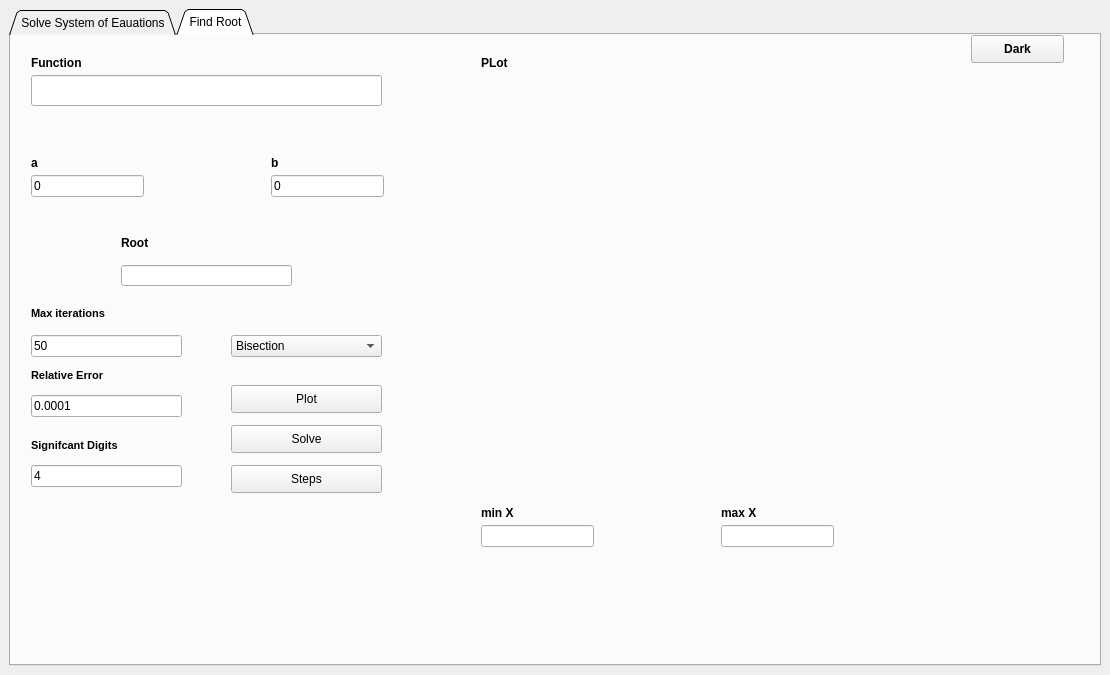
<?xml version="1.0" encoding="UTF-8"?>
<ui version="4.0">
 <class>MainWindow</class>
 <widget class="QMainWindow" name="MainWindow">
  <property name="geometry">
   <rect>
    <x>0</x>
    <y>0</y>
    <width>1110</width>
    <height>675</height>
   </rect>
  </property>
  <property name="windowTitle">
   <string>Equator</string>
  </property>
  <widget class="QWidget" name="centralwidget">
   <layout class="QGridLayout" name="gridLayout">
    <item row="0" column="0">
     <widget class="QTabWidget" name="tabWidget">
      <property name="tabShape">
       <enum>QTabWidget::Triangular</enum>
      </property>
      <property name="currentIndex">
       <number>1</number>
      </property>
      <widget class="QWidget" name="tabMatrix">
       <attribute name="title">
        <string>Solve System of Eauations</string>
       </attribute>
       <widget class="QPushButton" name="stepsButton">
        <property name="geometry">
         <rect>
          <x>440</x>
          <y>560</y>
          <width>151</width>
          <height>28</height>
         </rect>
        </property>
        <property name="text">
         <string>Steps</string>
        </property>
       </widget>
       <widget class="QLabel" name="solutionErrorLabel">
        <property name="geometry">
         <rect>
          <x>710</x>
          <y>20</y>
          <width>301</width>
          <height>16</height>
         </rect>
        </property>
        <property name="font">
         <font>
          <pointsize>11</pointsize>
          <weight>75</weight>
          <bold>true</bold>
         </font>
        </property>
        <property name="text">
         <string/>
        </property>
       </widget>
       <widget class="QLineEdit" name="precisionLine">
        <property name="geometry">
         <rect>
          <x>440</x>
          <y>480</y>
          <width>151</width>
          <height>22</height>
         </rect>
        </property>
       </widget>
       <widget class="QLabel" name="errorLabel">
        <property name="geometry">
         <rect>
          <x>20</x>
          <y>430</y>
          <width>161</width>
          <height>21</height>
         </rect>
        </property>
        <property name="font">
         <font>
          <pointsize>8</pointsize>
          <weight>75</weight>
          <bold>true</bold>
         </font>
        </property>
        <property name="text">
         <string>Absolute Relative Error</string>
        </property>
       </widget>
       <widget class="QLabel" name="vectorLabel">
        <property name="geometry">
         <rect>
          <x>470</x>
          <y>30</y>
          <width>131</width>
          <height>16</height>
         </rect>
        </property>
        <property name="font">
         <font>
          <weight>75</weight>
          <bold>true</bold>
         </font>
        </property>
        <property name="text">
         <string>vector_label</string>
        </property>
       </widget>
       <widget class="QLabel" name="initialLabel">
        <property name="geometry">
         <rect>
          <x>210</x>
          <y>340</y>
          <width>81</width>
          <height>21</height>
         </rect>
        </property>
        <property name="font">
         <font>
          <pointsize>8</pointsize>
          <weight>75</weight>
          <bold>true</bold>
         </font>
        </property>
        <property name="text">
         <string>Initial Vector</string>
        </property>
       </widget>
       <widget class="QComboBox" name="operationComboBox">
        <property name="geometry">
         <rect>
          <x>440</x>
          <y>350</y>
          <width>151</width>
          <height>22</height>
         </rect>
        </property>
        <item>
         <property name="text">
          <string>Gauss Elimination</string>
         </property>
        </item>
        <item>
         <property name="text">
          <string>Gauss-Jordan</string>
         </property>
        </item>
        <item>
         <property name="text">
          <string>Gauss-Seidel </string>
         </property>
        </item>
        <item>
         <property name="text">
          <string>Jacobi-Iteration</string>
         </property>
        </item>
        <item>
         <property name="text">
          <string>Doolittle Decomposition</string>
         </property>
        </item>
        <item>
         <property name="text">
          <string>Crout Decomposition</string>
         </property>
        </item>
        <item>
         <property name="text">
          <string>Cholesky Decomposition</string>
         </property>
        </item>
       </widget>
       <widget class="QLabel" name="solutionLabel_1">
        <property name="geometry">
         <rect>
          <x>710</x>
          <y>40</y>
          <width>121</width>
          <height>16</height>
         </rect>
        </property>
        <property name="font">
         <font>
          <weight>75</weight>
          <bold>true</bold>
         </font>
        </property>
        <property name="text">
         <string>solution1_label</string>
        </property>
       </widget>
       <widget class="QLabel" name="matrixLabel">
        <property name="geometry">
         <rect>
          <x>20</x>
          <y>30</y>
          <width>131</width>
          <height>16</height>
         </rect>
        </property>
        <property name="font">
         <font>
          <weight>75</weight>
          <bold>true</bold>
         </font>
        </property>
        <property name="text">
         <string>matrix_label</string>
        </property>
       </widget>
       <widget class="QLabel" name="solutionLabel">
        <property name="geometry">
         <rect>
          <x>700</x>
          <y>0</y>
          <width>55</width>
          <height>16</height>
         </rect>
        </property>
        <property name="font">
         <font>
          <weight>75</weight>
          <bold>true</bold>
         </font>
        </property>
        <property name="text">
         <string>Solution:</string>
        </property>
       </widget>
       <widget class="QPushButton" name="solveButton">
        <property name="geometry">
         <rect>
          <x>440</x>
          <y>520</y>
          <width>151</width>
          <height>28</height>
         </rect>
        </property>
        <property name="text">
         <string>Solve</string>
        </property>
       </widget>
       <widget class="QLineEdit" name="errorLine">
        <property name="geometry">
         <rect>
          <x>20</x>
          <y>460</y>
          <width>151</width>
          <height>22</height>
         </rect>
        </property>
       </widget>
       <widget class="QLabel" name="parametersLabel">
        <property name="geometry">
         <rect>
          <x>140</x>
          <y>300</y>
          <width>81</width>
          <height>21</height>
         </rect>
        </property>
        <property name="font">
         <font>
          <pointsize>8</pointsize>
          <weight>75</weight>
          <bold>true</bold>
         </font>
        </property>
        <property name="text">
         <string>Parameters</string>
        </property>
       </widget>
       <widget class="QLabel" name="noRowsLabel">
        <property name="geometry">
         <rect>
          <x>440</x>
          <y>390</y>
          <width>55</width>
          <height>16</height>
         </rect>
        </property>
        <property name="font">
         <font>
          <pointsize>8</pointsize>
          <weight>75</weight>
          <bold>true</bold>
         </font>
        </property>
        <property name="text">
         <string>No. rows</string>
        </property>
       </widget>
       <widget class="QTableWidget" name="initialTable">
        <property name="geometry">
         <rect>
          <x>210</x>
          <y>370</y>
          <width>151</width>
          <height>231</height>
         </rect>
        </property>
        <attribute name="horizontalHeaderVisible">
         <bool>false</bool>
        </attribute>
        <attribute name="verticalHeaderVisible">
         <bool>false</bool>
        </attribute>
        <row>
         <property name="text">
          <string>1</string>
         </property>
        </row>
        <row>
         <property name="text">
          <string>2</string>
         </property>
        </row>
        <row>
         <property name="text">
          <string>3</string>
         </property>
        </row>
        <column>
         <property name="text">
          <string>X</string>
         </property>
        </column>
        <item row="0" column="0">
         <property name="text">
          <string>1</string>
         </property>
        </item>
        <item row="1" column="0">
         <property name="text">
          <string>1</string>
         </property>
        </item>
        <item row="2" column="0">
         <property name="text">
          <string>1</string>
         </property>
        </item>
       </widget>
       <widget class="QLabel" name="precisionLabel">
        <property name="geometry">
         <rect>
          <x>440</x>
          <y>450</y>
          <width>61</width>
          <height>16</height>
         </rect>
        </property>
        <property name="font">
         <font>
          <pointsize>8</pointsize>
          <weight>75</weight>
          <bold>true</bold>
         </font>
        </property>
        <property name="text">
         <string>Precision</string>
        </property>
       </widget>
       <widget class="QTableWidget" name="solutionMatrix_1">
        <property name="geometry">
         <rect>
          <x>710</x>
          <y>70</y>
          <width>341</width>
          <height>231</height>
         </rect>
        </property>
        <property name="showGrid">
         <bool>true</bool>
        </property>
        <attribute name="horizontalHeaderVisible">
         <bool>false</bool>
        </attribute>
        <attribute name="verticalHeaderVisible">
         <bool>false</bool>
        </attribute>
        <row>
         <property name="text">
          <string>1</string>
         </property>
        </row>
        <row>
         <property name="text">
          <string>2</string>
         </property>
        </row>
        <row>
         <property name="text">
          <string>3</string>
         </property>
        </row>
        <column>
         <property name="text">
          <string/>
         </property>
        </column>
        <item row="0" column="0">
         <property name="text">
          <string/>
         </property>
        </item>
        <item row="1" column="0">
         <property name="text">
          <string/>
         </property>
        </item>
        <item row="2" column="0">
         <property name="text">
          <string/>
         </property>
        </item>
       </widget>
       <widget class="QLineEdit" name="iterationLine">
        <property name="geometry">
         <rect>
          <x>20</x>
          <y>400</y>
          <width>151</width>
          <height>22</height>
         </rect>
        </property>
       </widget>
       <widget class="QTableWidget" name="solutionMatrix_2">
        <property name="geometry">
         <rect>
          <x>710</x>
          <y>350</y>
          <width>341</width>
          <height>231</height>
         </rect>
        </property>
        <property name="showGrid">
         <bool>true</bool>
        </property>
        <attribute name="horizontalHeaderVisible">
         <bool>false</bool>
        </attribute>
        <attribute name="verticalHeaderVisible">
         <bool>false</bool>
        </attribute>
        <row>
         <property name="text">
          <string>1</string>
         </property>
        </row>
        <row>
         <property name="text">
          <string>2</string>
         </property>
        </row>
        <row>
         <property name="text">
          <string>3</string>
         </property>
        </row>
        <column>
         <property name="text">
          <string/>
         </property>
        </column>
        <item row="0" column="0">
         <property name="text">
          <string/>
         </property>
        </item>
        <item row="1" column="0">
         <property name="text">
          <string/>
         </property>
        </item>
        <item row="2" column="0">
         <property name="text">
          <string/>
         </property>
        </item>
       </widget>
       <widget class="QTableWidget" name="vectorTable">
        <property name="geometry">
         <rect>
          <x>470</x>
          <y>50</y>
          <width>151</width>
          <height>231</height>
         </rect>
        </property>
        <attribute name="horizontalHeaderVisible">
         <bool>false</bool>
        </attribute>
        <attribute name="verticalHeaderVisible">
         <bool>false</bool>
        </attribute>
        <row>
         <property name="text">
          <string>1</string>
         </property>
        </row>
        <row>
         <property name="text">
          <string>2</string>
         </property>
        </row>
        <row>
         <property name="text">
          <string>3</string>
         </property>
        </row>
        <column>
         <property name="text">
          <string>X</string>
         </property>
        </column>
        <item row="0" column="0">
         <property name="text">
          <string>0</string>
         </property>
        </item>
        <item row="1" column="0">
         <property name="text">
          <string>0</string>
         </property>
        </item>
        <item row="2" column="0">
         <property name="text">
          <string>0</string>
         </property>
        </item>
       </widget>
       <widget class="QLabel" name="solutionLabel_2">
        <property name="geometry">
         <rect>
          <x>710</x>
          <y>320</y>
          <width>121</width>
          <height>16</height>
         </rect>
        </property>
        <property name="font">
         <font>
          <weight>75</weight>
          <bold>true</bold>
         </font>
        </property>
        <property name="text">
         <string>solution1_label</string>
        </property>
       </widget>
       <widget class="QPushButton" name="themeButton">
        <property name="geometry">
         <rect>
          <x>960</x>
          <y>0</y>
          <width>93</width>
          <height>28</height>
         </rect>
        </property>
        <property name="font">
         <font>
          <weight>75</weight>
          <bold>true</bold>
         </font>
        </property>
        <property name="text">
         <string>Dark</string>
        </property>
       </widget>
       <widget class="QTableWidget" name="matrixTable">
        <property name="geometry">
         <rect>
          <x>20</x>
          <y>50</y>
          <width>411</width>
          <height>231</height>
         </rect>
        </property>
        <attribute name="horizontalHeaderVisible">
         <bool>false</bool>
        </attribute>
        <attribute name="verticalHeaderVisible">
         <bool>false</bool>
        </attribute>
        <row>
         <property name="text">
          <string>1</string>
         </property>
        </row>
        <row>
         <property name="text">
          <string>2</string>
         </property>
        </row>
        <row>
         <property name="text">
          <string>3</string>
         </property>
        </row>
        <column>
         <property name="text">
          <string>a</string>
         </property>
        </column>
        <column>
         <property name="text">
          <string>b</string>
         </property>
        </column>
        <column>
         <property name="text">
          <string>c</string>
         </property>
        </column>
        <item row="0" column="0">
         <property name="text">
          <string>1</string>
         </property>
        </item>
        <item row="0" column="1">
         <property name="text">
          <string>2</string>
         </property>
        </item>
        <item row="0" column="2">
         <property name="text">
          <string>3</string>
         </property>
        </item>
        <item row="1" column="0">
         <property name="text">
          <string>4</string>
         </property>
        </item>
        <item row="1" column="1">
         <property name="text">
          <string>5</string>
         </property>
        </item>
        <item row="1" column="2">
         <property name="text">
          <string>6</string>
         </property>
        </item>
        <item row="2" column="0">
         <property name="text">
          <string>7</string>
         </property>
        </item>
        <item row="2" column="1">
         <property name="text">
          <string>8</string>
         </property>
        </item>
        <item row="2" column="2">
         <property name="text">
          <string>9</string>
         </property>
        </item>
       </widget>
       <widget class="QLineEdit" name="noRowsLine">
        <property name="geometry">
         <rect>
          <x>440</x>
          <y>420</y>
          <width>151</width>
          <height>22</height>
         </rect>
        </property>
       </widget>
       <widget class="QLabel" name="iteartionsLabel">
        <property name="geometry">
         <rect>
          <x>20</x>
          <y>370</y>
          <width>101</width>
          <height>16</height>
         </rect>
        </property>
        <property name="font">
         <font>
          <pointsize>8</pointsize>
          <weight>75</weight>
          <bold>true</bold>
         </font>
        </property>
        <property name="text">
         <string>Max iterations</string>
        </property>
       </widget>
      </widget>
      <widget class="QWidget" name="tabRoot">
       <attribute name="title">
        <string>Find Root</string>
       </attribute>
       <widget class="QLineEdit" name="equationLineEdit">
        <property name="geometry">
         <rect>
          <x>20</x>
          <y>40</y>
          <width>351</width>
          <height>31</height>
         </rect>
        </property>
       </widget>
       <widget class="QLabel" name="equationLabel">
        <property name="geometry">
         <rect>
          <x>20</x>
          <y>20</y>
          <width>55</width>
          <height>16</height>
         </rect>
        </property>
        <property name="font">
         <font>
          <weight>75</weight>
          <bold>true</bold>
         </font>
        </property>
        <property name="text">
         <string>Function</string>
        </property>
       </widget>
       <widget class="QLabel" name="input1Label">
        <property name="geometry">
         <rect>
          <x>20</x>
          <y>120</y>
          <width>101</width>
          <height>16</height>
         </rect>
        </property>
        <property name="font">
         <font>
          <weight>75</weight>
          <bold>true</bold>
         </font>
        </property>
        <property name="text">
         <string>a</string>
        </property>
       </widget>
       <widget class="QLineEdit" name="input1LineEdit">
        <property name="geometry">
         <rect>
          <x>20</x>
          <y>140</y>
          <width>113</width>
          <height>22</height>
         </rect>
        </property>
        <property name="text">
         <string>0</string>
        </property>
       </widget>
       <widget class="QLineEdit" name="input2LineEdit">
        <property name="geometry">
         <rect>
          <x>260</x>
          <y>140</y>
          <width>113</width>
          <height>22</height>
         </rect>
        </property>
        <property name="text">
         <string>0</string>
        </property>
       </widget>
       <widget class="QLabel" name="input2Label">
        <property name="geometry">
         <rect>
          <x>260</x>
          <y>120</y>
          <width>101</width>
          <height>16</height>
         </rect>
        </property>
        <property name="font">
         <font>
          <weight>75</weight>
          <bold>true</bold>
         </font>
        </property>
        <property name="text">
         <string>b</string>
        </property>
       </widget>
       <widget class="QLineEdit" name="iterationLine_root">
        <property name="geometry">
         <rect>
          <x>20</x>
          <y>300</y>
          <width>151</width>
          <height>22</height>
         </rect>
        </property>
        <property name="text">
         <string>50</string>
        </property>
       </widget>
       <widget class="QLabel" name="iteartionsLabel_root">
        <property name="geometry">
         <rect>
          <x>20</x>
          <y>270</y>
          <width>101</width>
          <height>16</height>
         </rect>
        </property>
        <property name="font">
         <font>
          <pointsize>8</pointsize>
          <weight>75</weight>
          <bold>true</bold>
         </font>
        </property>
        <property name="text">
         <string>Max iterations</string>
        </property>
       </widget>
       <widget class="QLineEdit" name="errorLine_root">
        <property name="geometry">
         <rect>
          <x>20</x>
          <y>360</y>
          <width>151</width>
          <height>22</height>
         </rect>
        </property>
        <property name="text">
         <string>0.0001</string>
        </property>
       </widget>
       <widget class="QLabel" name="errorLabel_root">
        <property name="geometry">
         <rect>
          <x>20</x>
          <y>330</y>
          <width>161</width>
          <height>21</height>
         </rect>
        </property>
        <property name="font">
         <font>
          <pointsize>8</pointsize>
          <weight>75</weight>
          <bold>true</bold>
         </font>
        </property>
        <property name="text">
         <string>Relative Error</string>
        </property>
       </widget>
       <widget class="QLineEdit" name="signLine_root">
        <property name="geometry">
         <rect>
          <x>20</x>
          <y>430</y>
          <width>151</width>
          <height>22</height>
         </rect>
        </property>
        <property name="text">
         <string>4</string>
        </property>
       </widget>
       <widget class="QLabel" name="signLabel_root">
        <property name="geometry">
         <rect>
          <x>20</x>
          <y>400</y>
          <width>161</width>
          <height>21</height>
         </rect>
        </property>
        <property name="font">
         <font>
          <pointsize>8</pointsize>
          <weight>75</weight>
          <bold>true</bold>
         </font>
        </property>
        <property name="text">
         <string>Signifcant Digits</string>
        </property>
       </widget>
       <widget class="QComboBox" name="operationComboBox_root">
        <property name="geometry">
         <rect>
          <x>220</x>
          <y>300</y>
          <width>151</width>
          <height>22</height>
         </rect>
        </property>
        <item>
         <property name="text">
          <string>Bisection</string>
         </property>
        </item>
        <item>
         <property name="text">
          <string>False-Position</string>
         </property>
        </item>
        <item>
         <property name="text">
          <string>Fixed point</string>
         </property>
        </item>
        <item>
         <property name="text">
          <string>Newton-Raphson Original</string>
         </property>
        </item>
        <item>
         <property name="text">
          <string>Newton-Raphson Modified 1</string>
         </property>
        </item>
        <item>
         <property name="text">
          <string>Newton-Raphson Modified 2</string>
         </property>
        </item>
        <item>
         <property name="text">
          <string>Secant Method</string>
         </property>
        </item>
       </widget>
       <widget class="QPushButton" name="stepsButton_root">
        <property name="geometry">
         <rect>
          <x>220</x>
          <y>430</y>
          <width>151</width>
          <height>28</height>
         </rect>
        </property>
        <property name="text">
         <string>Steps</string>
        </property>
       </widget>
       <widget class="QPushButton" name="solveButton_root">
        <property name="geometry">
         <rect>
          <x>220</x>
          <y>390</y>
          <width>151</width>
          <height>28</height>
         </rect>
        </property>
        <property name="text">
         <string>Solve</string>
        </property>
       </widget>
       <widget class="QPushButton" name="plotButton">
        <property name="geometry">
         <rect>
          <x>220</x>
          <y>350</y>
          <width>151</width>
          <height>28</height>
         </rect>
        </property>
        <property name="text">
         <string>Plot</string>
        </property>
       </widget>
       <widget class="QLineEdit" name="rootLineEdit">
        <property name="geometry">
         <rect>
          <x>110</x>
          <y>230</y>
          <width>171</width>
          <height>21</height>
         </rect>
        </property>
        <property name="readOnly">
         <bool>true</bool>
        </property>
       </widget>
       <widget class="QLabel" name="rootLabel">
        <property name="geometry">
         <rect>
          <x>110</x>
          <y>200</y>
          <width>55</width>
          <height>16</height>
         </rect>
        </property>
        <property name="font">
         <font>
          <weight>75</weight>
          <bold>true</bold>
         </font>
        </property>
        <property name="text">
         <string>Root</string>
        </property>
       </widget>
       <widget class="QWidget" name="plotWidget" native="true">
        <property name="geometry">
         <rect>
          <x>470</x>
          <y>40</y>
          <width>601</width>
          <height>401</height>
         </rect>
        </property>
       </widget>
       <widget class="QLabel" name="plotLabel">
        <property name="geometry">
         <rect>
          <x>470</x>
          <y>20</y>
          <width>55</width>
          <height>16</height>
         </rect>
        </property>
        <property name="font">
         <font>
          <weight>75</weight>
          <bold>true</bold>
         </font>
        </property>
        <property name="text">
         <string>PLot</string>
        </property>
       </widget>
       <widget class="QLabel" name="range2Label">
        <property name="geometry">
         <rect>
          <x>710</x>
          <y>470</y>
          <width>101</width>
          <height>16</height>
         </rect>
        </property>
        <property name="font">
         <font>
          <weight>75</weight>
          <bold>true</bold>
         </font>
        </property>
        <property name="text">
         <string>max X</string>
        </property>
       </widget>
       <widget class="QLineEdit" name="range1LineEdit">
        <property name="geometry">
         <rect>
          <x>470</x>
          <y>490</y>
          <width>113</width>
          <height>22</height>
         </rect>
        </property>
       </widget>
       <widget class="QLabel" name="range1Label">
        <property name="geometry">
         <rect>
          <x>470</x>
          <y>470</y>
          <width>101</width>
          <height>16</height>
         </rect>
        </property>
        <property name="font">
         <font>
          <weight>75</weight>
          <bold>true</bold>
         </font>
        </property>
        <property name="text">
         <string>min X</string>
        </property>
       </widget>
       <widget class="QLineEdit" name="range2LineEdit">
        <property name="geometry">
         <rect>
          <x>710</x>
          <y>490</y>
          <width>113</width>
          <height>22</height>
         </rect>
        </property>
       </widget>
       <widget class="QLabel" name="solutionErrorLabel_root">
        <property name="geometry">
         <rect>
          <x>20</x>
          <y>80</y>
          <width>441</width>
          <height>31</height>
         </rect>
        </property>
        <property name="font">
         <font>
          <pointsize>7</pointsize>
          <weight>75</weight>
          <bold>true</bold>
         </font>
        </property>
        <property name="text">
         <string> </string>
        </property>
        <property name="wordWrap">
         <bool>true</bool>
        </property>
       </widget>
       <widget class="QPushButton" name="themeButton_root">
        <property name="geometry">
         <rect>
          <x>960</x>
          <y>0</y>
          <width>93</width>
          <height>28</height>
         </rect>
        </property>
        <property name="font">
         <font>
          <weight>75</weight>
          <bold>true</bold>
         </font>
        </property>
        <property name="text">
         <string>Dark</string>
        </property>
       </widget>
      </widget>
     </widget>
    </item>
   </layout>
  </widget>
 </widget>
 <resources/>
 <connections/>
</ui>
